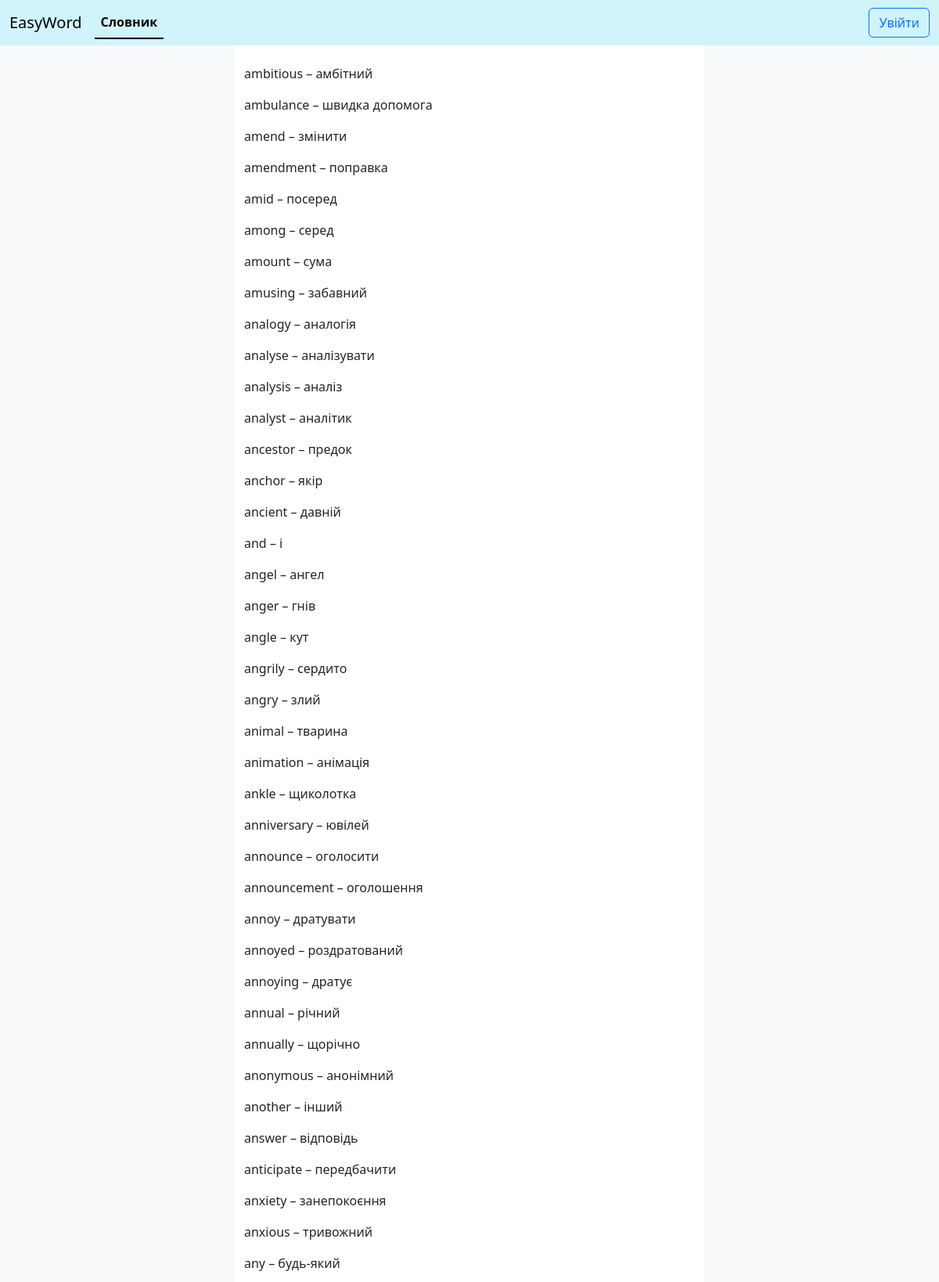
The app's page /dictionary/?page=4 (upper part) with its own data.
### flashcards/models.py (models this page shows, shortened)
class EnglishWords(models.Model):
    word = models.CharField(max_length=20)
    translation = models.CharField(max_length=35)
    level = models.CharField(max_length=2)
    audio_link = models.CharField(max_length=130)
    phonetics = models.CharField(max_length=25, blank=True)
    example = models.CharField(max_length=150, blank=True)

### flashcards/views.py (the view)
# urls.py: path('dictionary/', views.dictionary, name="dictionary"),
def dictionary(request):
    paginator = Paginator(EnglishWords.objects.all(), 60)
    page = request.GET.get("page")
    english_words = paginator.get_page(page)
    current_page = english_words.number
    start_page_range = max(current_page - 2, 2)
    end_page_range = min(current_page + 3, paginator.num_pages)
    page_range = range(start_page_range, end_page_range)
    context = {"english_words": english_words, "page_range": page_range}
    return render(request, "flashcards/dictionary.html", context)

### flashcards/templates/flashcards/dictionary.html (shortened to what this page needs)
<!DOCTYPE html>
<html>
    {% extends 'flashcards/base.html' %}
    {% load static %}
    {% block content %}
            <div class="container-fluid">
                <div class="row">
                  <div class="col-3 bg-light"></div>
                  <div class="col-6">
                    <br>
                    {% for data in english_words %}
                    <p>{{ data.word }} – {{ data.translation}}</p>
                    {% endfor %}
                </div>
                <div class="col-3 bg-light"></div>
              </div>
    {% endblock %}

### records on screen
EnglishWords: word "ambitious", translation "амбітний"
EnglishWords: word "ambulance", translation "швидка допомога"
EnglishWords: word "amend", translation "змінити"
EnglishWords: word "amendment", translation "поправка"
EnglishWords: word "amid", translation "посеред"
EnglishWords: word "among", translation "серед"
EnglishWords: word "amount", translation "сума"
EnglishWords: word "amusing", translation "забавний"
EnglishWords: word "analogy", translation "аналогія"
EnglishWords: word "analyse", translation "аналізувати"
EnglishWords: word "analysis", translation "аналіз"
EnglishWords: word "analyst", translation "аналітик"
EnglishWords: word "ancestor", translation "предок"
EnglishWords: word "anchor", translation "якір"
EnglishWords: word "ancient", translation "давній"
EnglishWords: word "and", translation "і"
EnglishWords: word "angel", translation "ангел"
EnglishWords: word "anger", translation "гнів"
EnglishWords: word "angle", translation "кут"
EnglishWords: word "angrily", translation "сердито"
EnglishWords: word "angry", translation "злий"
EnglishWords: word "animal", translation "тварина"
EnglishWords: word "animation", translation "анімація"
EnglishWords: word "ankle", translation "щиколотка"
EnglishWords: word "anniversary", translation "ювілей"
EnglishWords: word "announce", translation "оголосити"
EnglishWords: word "announcement", translation "оголошення"
EnglishWords: word "annoy", translation "дратувати"
EnglishWords: word "annoyed", translation "роздратований"
EnglishWords: word "annoying", translation "дратує"
EnglishWords: word "annual", translation "річний"
EnglishWords: word "annually", translation "щорічно"
EnglishWords: word "anonymous", translation "анонімний"
EnglishWords: word "another", translation "інший"
EnglishWords: word "answer", translation "відповідь"
EnglishWords: word "anticipate", translation "передбачити"
EnglishWords: word "anxiety", translation "занепокоєння"
EnglishWords: word "anxious", translation "тривожний"
EnglishWords: word "any", translation "будь-який"
